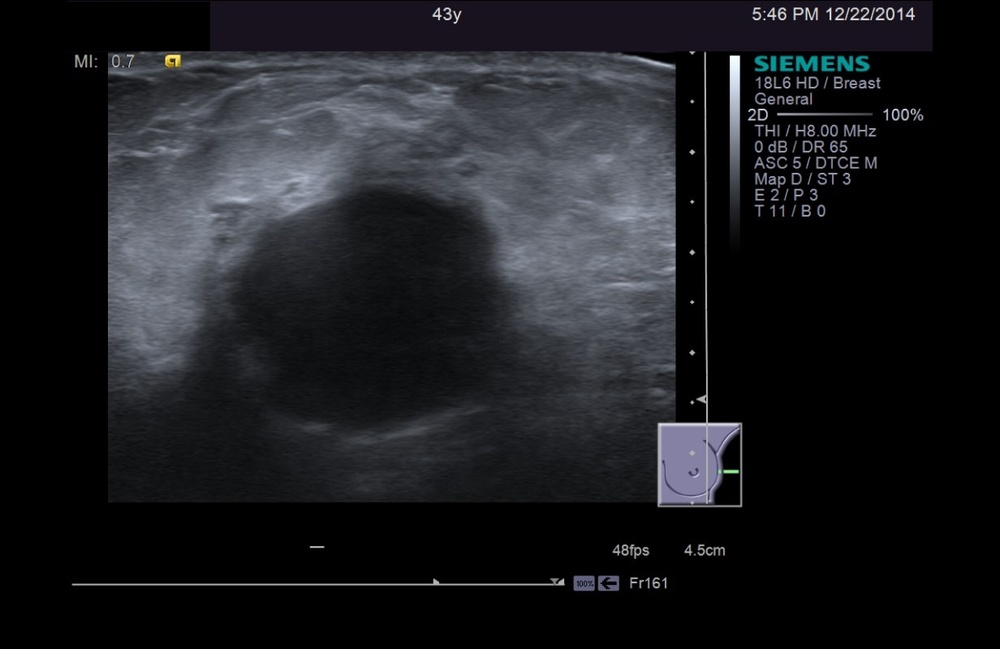
%> input picture NewImages/10a.jpg, 1000 x 649 px, shrunk from 1232 x 800 before the run
$ octave --eval "result = msrm(rgb2gray(imread('NewImages/10a.jpg')));"   (GNU Octave 9; MATLAB toolbox functions it lacks are replaced by stand-ins)
%> lines starting %> are read from the running program, lines starting %| are printed output that depends on the picture
function M = msrm(im, N)
if nargin == 1
    N = 8;
end
[m, n] = size(im); % Dimensions of the image
%> m = 649; n = 1000
im_double = im2double(im);
% im_double = im;
lambda = 2; % According to Lang (2013), the best results were achieved with this value for lambda
R_c = [3, 5, 7, 10, 12, 15, 18, 20]; % Vector of diameters of the center region of the receptive field
S_c = R_c .^ 2; % Support of the receptive fields center regions
R_s = 2 * R_c; % Diameters of the surround region of the receptive fields
S_s = R_s .^ 2 - S_c; % Support of the receptive fields surround regions
f_c = cell(1, N); % Gaussian kernels for center regions
f_s = cell(1, N); % Gaussian kernels for surround regions
L_c = zeros(m, n, N); % The image smoothed with the differrent center region Gaussian kernels
L_s = zeros(m, n, N); % The image smoothed with the differrent surround region Gaussian kernels
L = zeros(m, n, N); % The difference of Gaussians for each resolution

% Initializing the center & surround kernels
for i = 1:N
    f_c{i} = fspecial('gaussian', sqrt(S_c(i)), R_c(i));
end

for i = 1:N
    gauss_filter = fspecial('gaussian', sqrt(S_s(i) + S_c(i)), R_s(i));
    gauss_filter(floor(R_s(i)/2 - R_c(i)/2 + 1 : R_s(i)/2 + R_c(i)/2), floor(R_s(i)/2 - R_c(i)/2 + 1 : R_s(i)/2 + R_c(i)/2)) = 0;
    f_s{i} = gauss_filter;
end

% Smoothing the image with center & surround region resolutions
for i = 1:N
    L_c(:, :, i) = imfilter(im_double, f_c{i}, 'same');
end

for i = 1:N
    L_s(:, :, i) = imfilter(im_double, f_s{i}, 'same');
end

% Difference of Gaussians
for i = 1:N
    L(:, :, i) = L_c(:, :, i) - L_s(:, :, i);
end

% Calculating the Multi-Scale Response Map
Response = 1/N * sum(sign(L) .* (abs(L)) .^ lambda, 3);
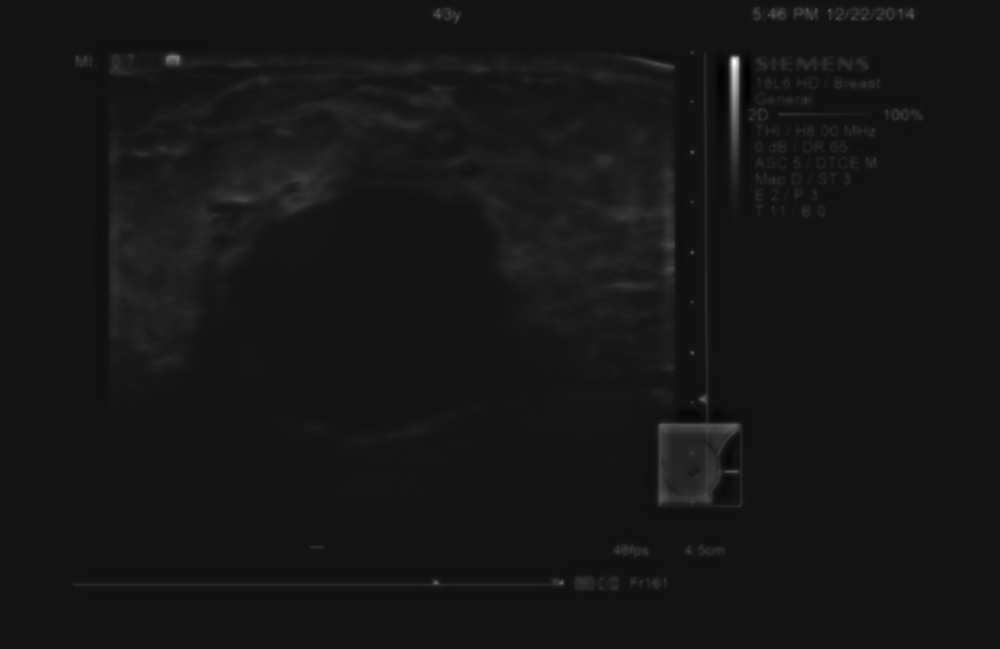
%> Response: size 649x1000 double; min -0.0214, max 0.261, mean 0.00317; drawn with min black and max white
M = sign(Response) .* (abs(Response)) .^ (1/lambda);
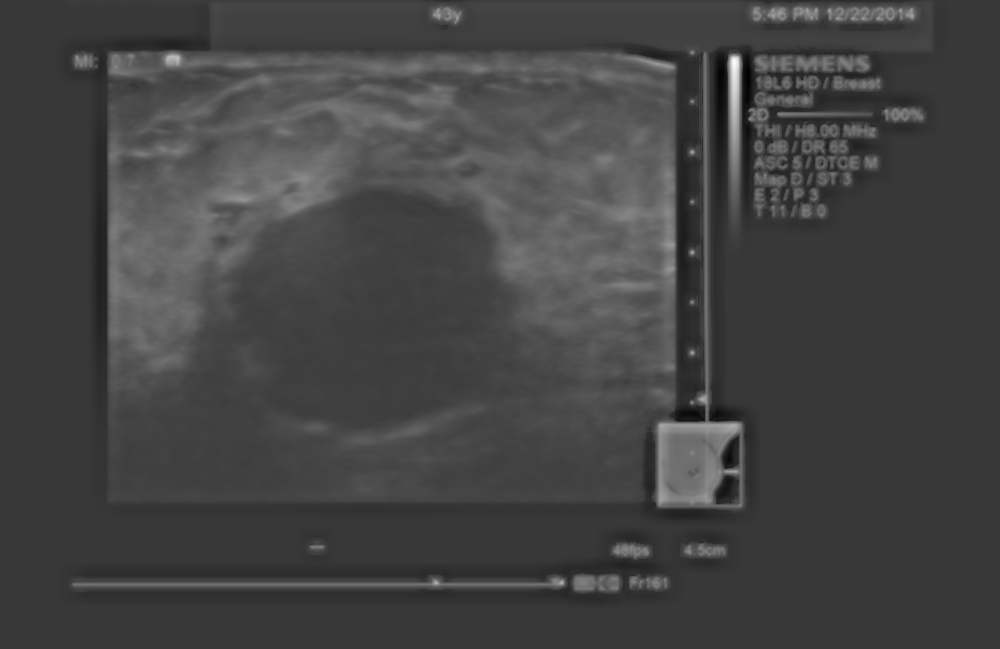
%> M: size 649x1000 double; min -0.146, max 0.511, mean 0.03; drawn with min black and max white
end

$ run again, on NewImages/11a.jpg
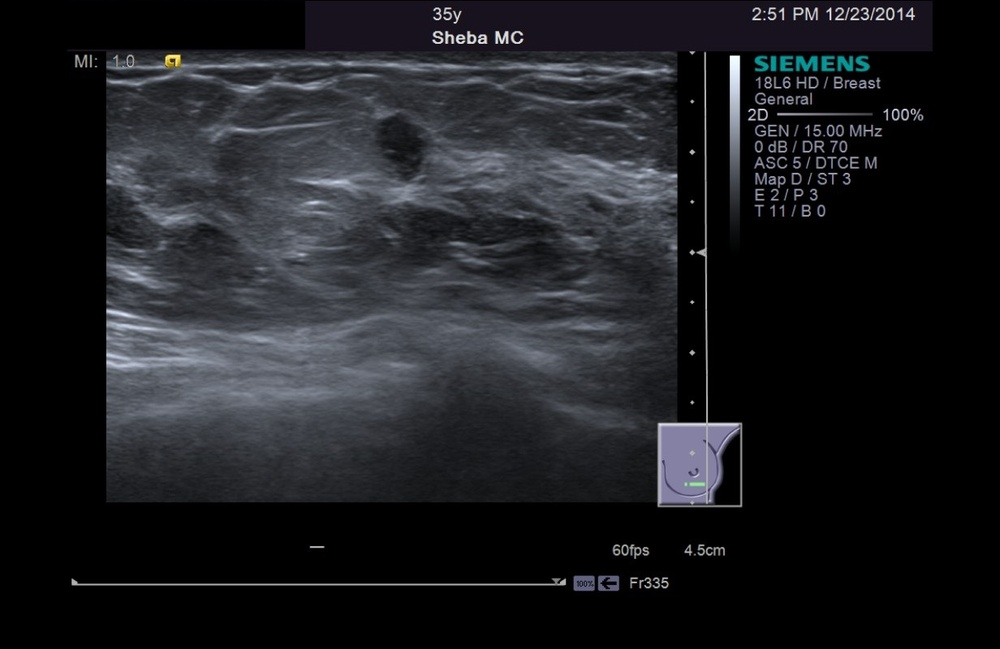
%> input picture NewImages/11a.jpg, 1000 x 649 px, shrunk from 1232 x 800 before the run
%> in msrm, `Response = 1/N * sum(sign(L) .* (abs(L)) .^ lambda, 3);`:
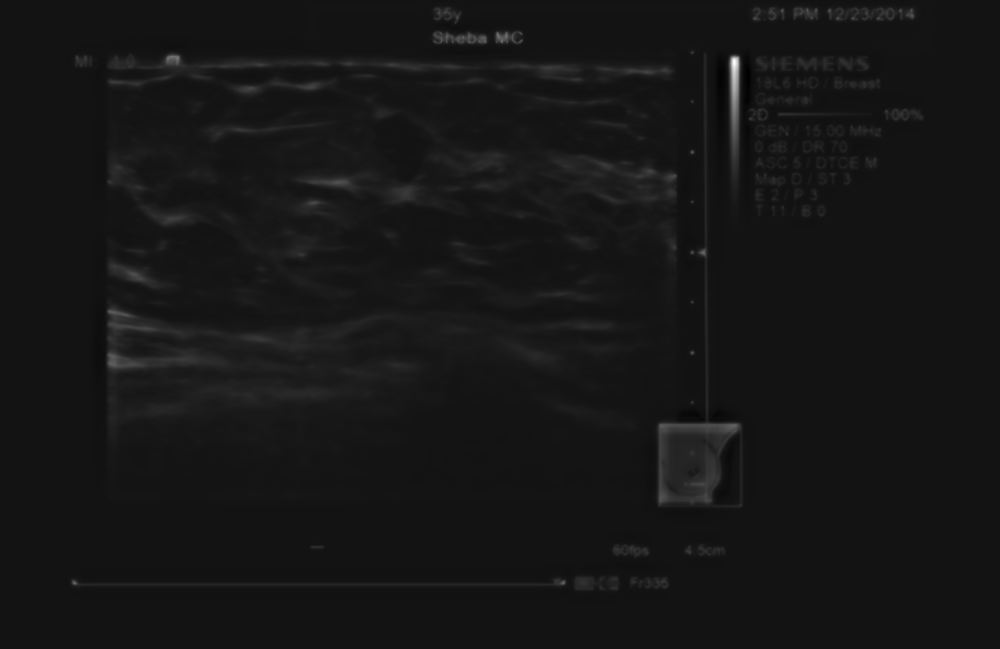
%> Response: size 649x1000 double; min -0.0214, max 0.261, mean 0.00335; drawn with min black and max white
%> in msrm, `M = sign(Response) .* (abs(Response)) .^ (1/lambda);`:
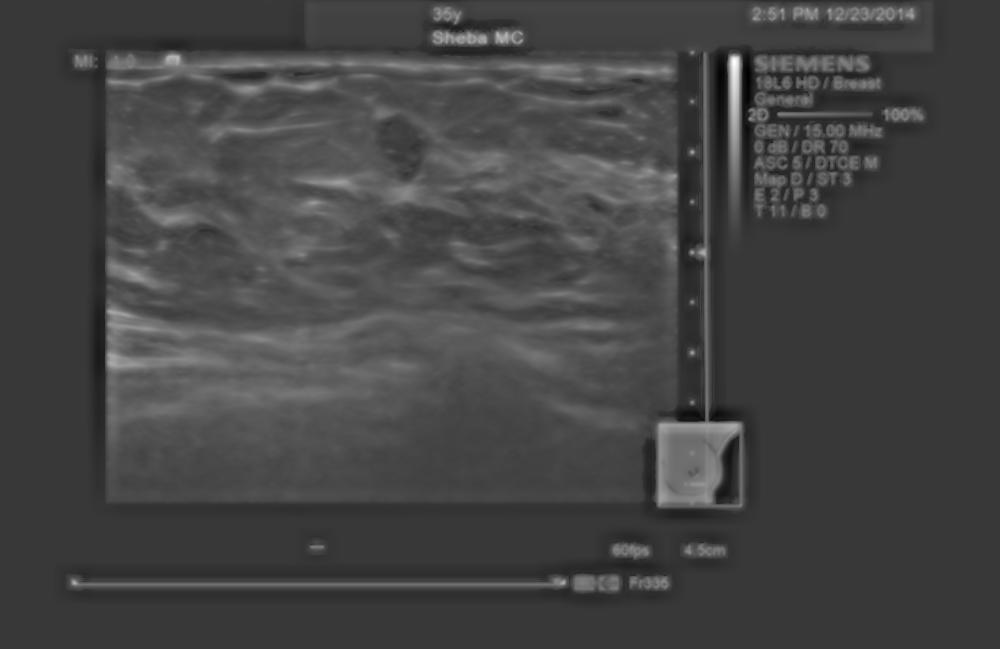
%> M: size 649x1000 double; min -0.146, max 0.511, mean 0.0318; drawn with min black and max white

$ run again, on NewImages/1a.jpg
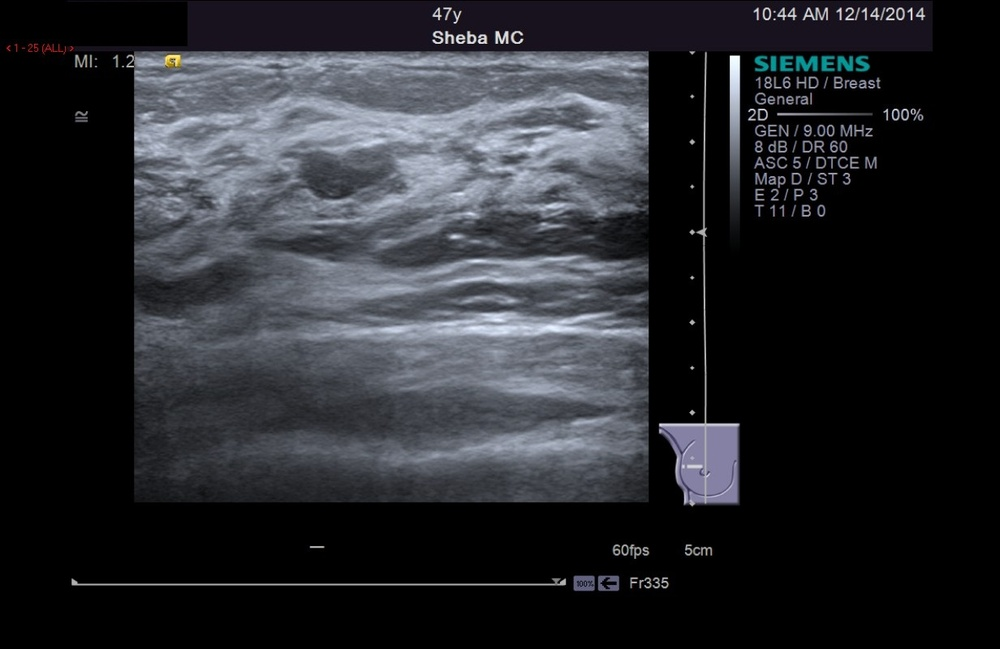
%> input picture NewImages/1a.jpg, 1000 x 649 px, shrunk from 1232 x 800 before the run
%> in msrm, `Response = 1/N * sum(sign(L) .* (abs(L)) .^ lambda, 3);`:
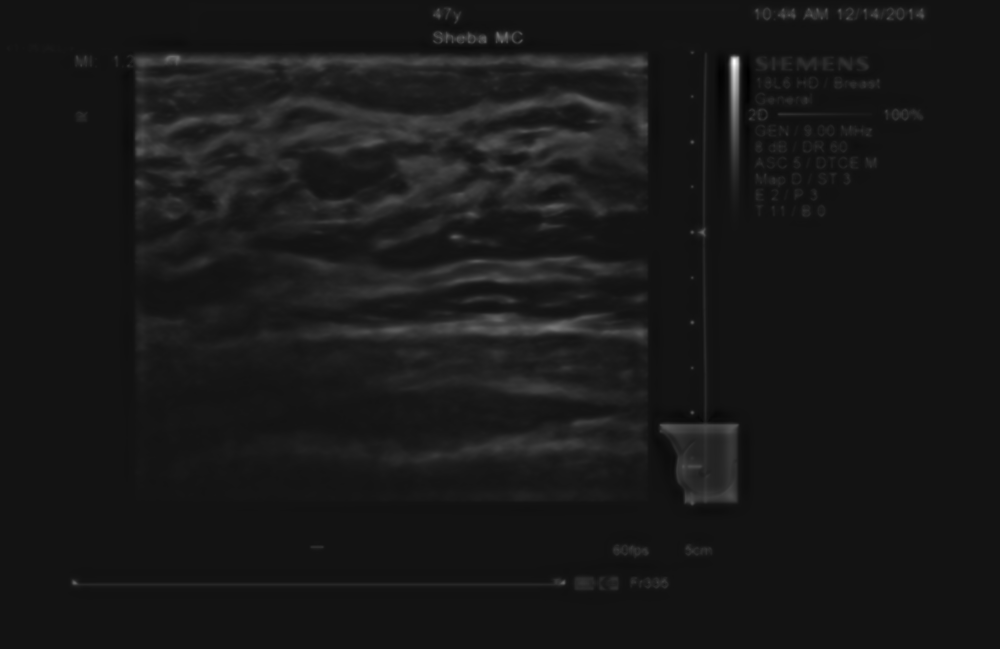
%> Response: size 649x1000 double; min -0.0214, max 0.261, mean 0.00614; drawn with min black and max white
%> in msrm, `M = sign(Response) .* (abs(Response)) .^ (1/lambda);`:
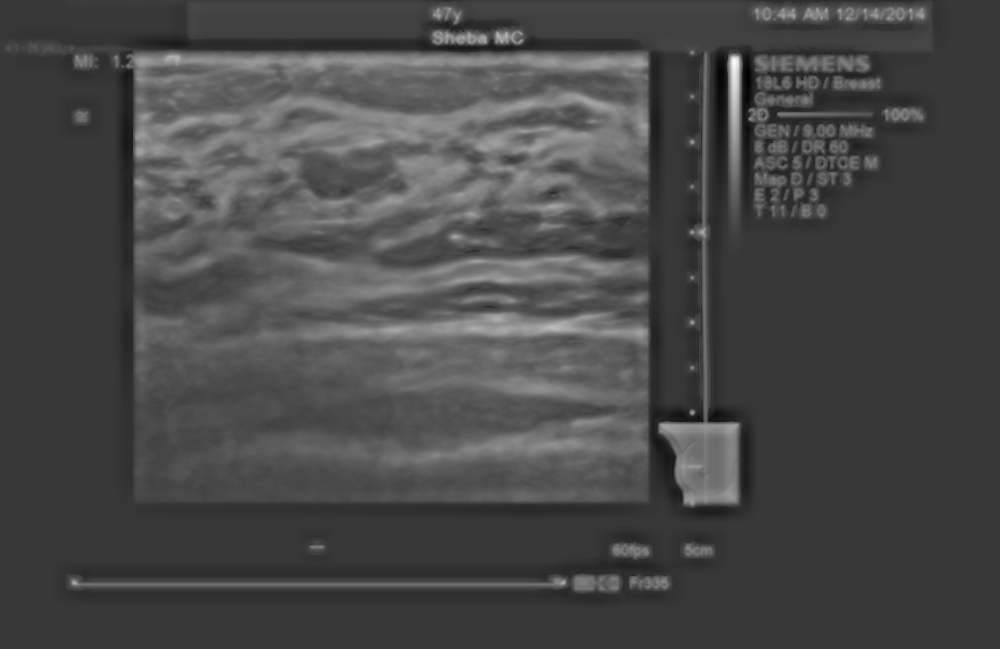
%> M: size 649x1000 double; min -0.146, max 0.511, mean 0.0429; drawn with min black and max white

$ run again, on NewImages/2a.jpg
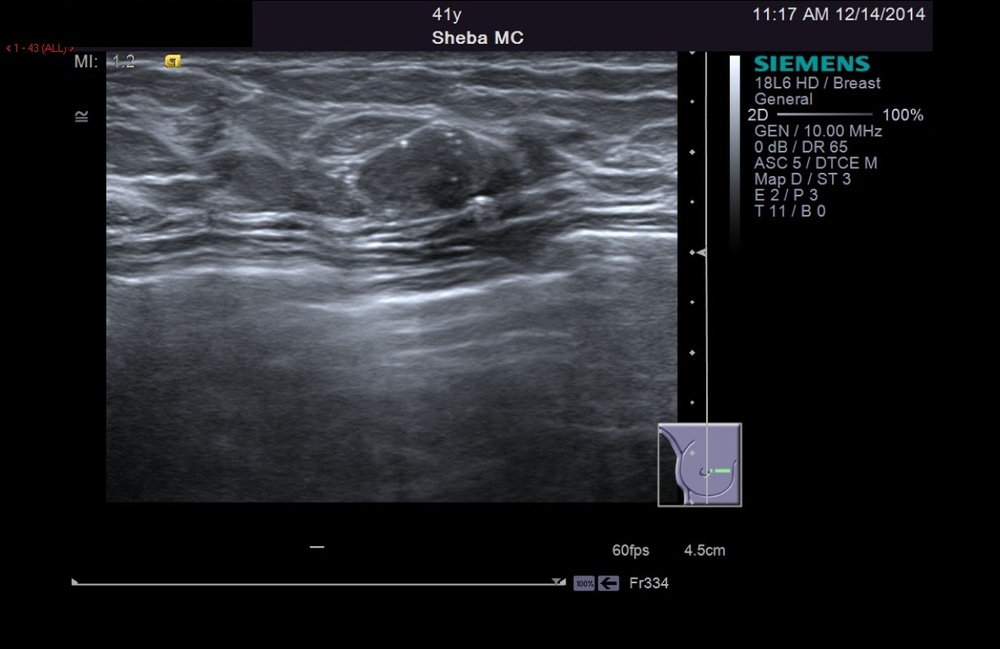
%> input picture NewImages/2a.jpg, 1000 x 649 px, shrunk from 1232 x 800 before the run
%> in msrm, `Response = 1/N * sum(sign(L) .* (abs(L)) .^ lambda, 3);`:
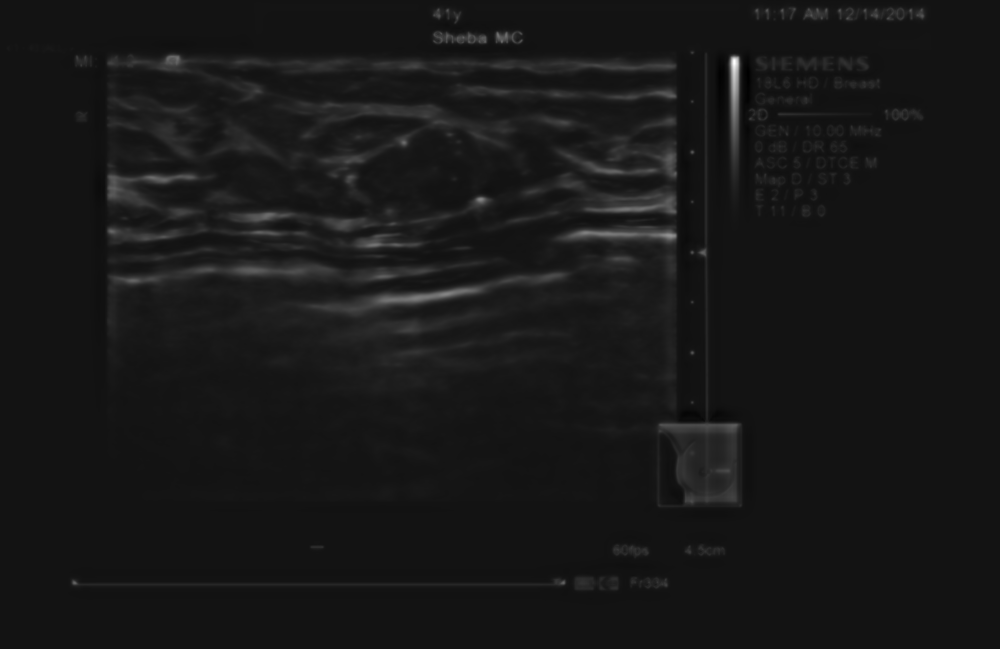
%> Response: size 649x1000 double; min -0.0214, max 0.261, mean 0.0051; drawn with min black and max white
%> in msrm, `M = sign(Response) .* (abs(Response)) .^ (1/lambda);`:
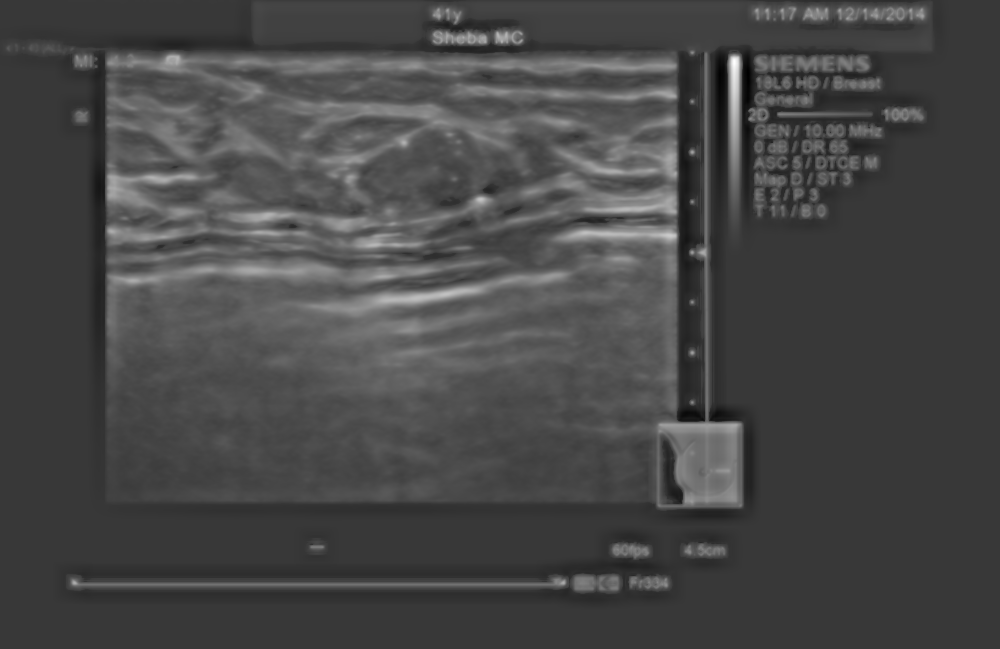
%> M: size 649x1000 double; min -0.146, max 0.511, mean 0.0395; drawn with min black and max white
